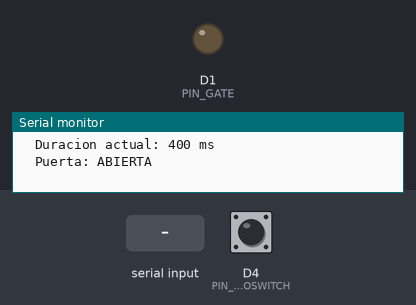
A sketch run on a simulated ESP8266 (NodeMCU). Shown: output pins drawn as LEDs (lit = HIGH), the last lines printed to the serial monitor. The inputs (shaded band) are chosen by the test bench; at power-on: D4 (PIN_MICROSWITCH) HIGH.

Above: at 1.2 s.
1.3 s: "r" received over Serial
At 1.5 s:
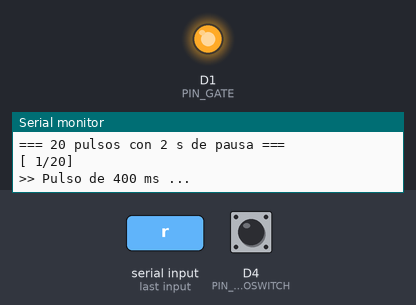
4.3 s: D4 (PIN_MICROSWITCH) pulled LOW for 1 s
Timing chart, 0 to 14.0 s (numbered marks = the images above; inputs shaded):
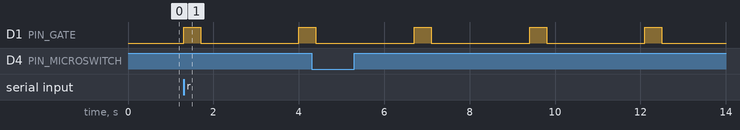

Measured:
- after the input at 1.3 s, D1 (PIN_GATE): LOW → HIGH at once, → LOW 0.40 s later, → HIGH 2.3 s later

The sketch:

prueba_actuador.ino
```cpp
/**
 * ============================================================
 *  PRUEBA DE ACTUADOR — un solenoide + un microswitch
 *  Prototipo UNRaf · Ingeniería en Computación 3
 * ============================================================
 *
 *  PARA QUÉ SIRVE
 *  Validar toda la etapa de potencia SIN el registro de desplazamiento
 *  y SIN LoRa: un MOSFET colgado de un pin del micro. Es lo que se puede
 *  hacer el primer día, y responde la pregunta más importante del
 *  proyecto físico:
 *
 *      ¿Cuántos milisegundos de pulso necesita la cerradura para soltar?
 *
 *  Ese número va después en MS_PULSO_SOLENOIDE de nodo.ino. Ponerlo "a
 *  ojo" es lo que hace que después una puerta abra y otra no.
 *
 *  CONEXIONADO (una sola puerta)
 *
 *     12 V ──┬────────────────┐
 *            │            [solenoide]
 *          [1N4007]           │        <- cátodo (la franja) ARRIBA
 *     (franja al +12 V)       │
 *            └────────────────┤
 *                             │
 *                          DRAIN
 *     PIN_GATE ───[gate]   IRLZ44N
 *                    │     SOURCE
 *                [10 kΩ]      │
 *                    │        │
 *     GND ───────────┴────────┴───── al GND del micro (MASA COMÚN)
 *
 *     Microswitch:  COM ── GND      NO ── PIN_MICROSWITCH
 *
 *     Se usa NO (normalmente abierto), no NC: con la puerta cerrada la
 *     palanca queda apretada, el contacto C-NO cierra a masa y el pin lee
 *     LOW = cerrada. Ademas es a prueba de fallas: un cable cortado deja el
 *     circuito abierto y el sistema reporta ABIERTA, que es el estado seguro.
 *     Ojo: en algunos modelos el terminal del medio NO es el COM. Verificar
 *     lo impreso en el cuerpo del switch.
 *
 *  ⚠ TRES COSAS QUE QUEMAN EL CIRCUITO
 *   1. Sin el diodo flyback, el pico inverso de la bobina mata al MOSFET.
 *   2. Sin masa común entre la fuente de 12 V y el micro, el gate no tiene
 *      referencia y pasan cosas raras.
 *   3. Nunca conectes el solenoide directo a un pin: un GPIO da ~20 mA y
 *      el solenoide pide 600. Siempre a través del MOSFET.
 *
 *  CÓMO USARLO
 *  Monitor serie a 115200. Comandos (escribir y Enter):
 *      p        pulso con la duración actual
 *      + / -    subir o bajar la duración en 50 ms
 *      b        barrido: prueba de 100 a 800 ms para encontrar el mínimo
 *      s        estado del microswitch
 *      r        repetir 20 pulsos seguidos (prueba de calentamiento)
 * ============================================================
 */

// ---------- Pines (cualquier GPIO libre sirve) ----------
#define PIN_GATE        D1   // al gate del IRLZ44N
#define PIN_MICROSWITCH D4   // al final de carrera

// ---------- Parámetros ----------
uint16_t msPulso = 400;              // duración inicial del pulso
const uint16_t MS_MINIMO = 50;
const uint16_t MS_MAXIMO = 1500;     // más que esto calienta la bobina al pedo
const uint16_t MS_ANTIRREBOTE = 50;

bool puertaAbierta = false;
uint32_t ultimoCambio = 0;

void setup() {
  Serial.begin(115200);
  while (!Serial && millis() < 5000) delay(10);

  // El gate en bajo ANTES de configurarlo como salida: evita un pulso
  // espurio en el arranque que dispare la cerradura sola.
  digitalWrite(PIN_GATE, LOW);
  pinMode(PIN_GATE, OUTPUT);
  digitalWrite(PIN_GATE, LOW);

  pinMode(PIN_MICROSWITCH, INPUT_PULLUP);
  puertaAbierta = (digitalRead(PIN_MICROSWITCH) == HIGH);

  Serial.println(F("\n=================================================="));
  Serial.println(F("  Prueba de actuador - solenoide 12V / 600 mA"));
  Serial.println(F("=================================================="));
  Serial.println(F("  p      pulso"));
  Serial.println(F("  + / -  ajustar duracion (50 ms)"));
  Serial.println(F("  b      barrido 100..800 ms (buscar el minimo)"));
  Serial.println(F("  s      estado del microswitch"));
  Serial.println(F("  r      20 pulsos seguidos (calentamiento)"));
  Serial.println(F("=================================================="));
  Serial.printf("  Duracion actual: %u ms\n", msPulso);
  Serial.printf("  Puerta: %s\n\n", puertaAbierta ? "ABIERTA" : "cerrada");
}

void loop() {
  vigilarMicroswitch();

  if (!Serial.available()) return;
  char orden = Serial.read();
  while (Serial.available()) Serial.read();   // descarta el resto de la línea

  switch (orden) {
    case 'p': pulso(msPulso); break;
    case '+':
      msPulso = min<uint16_t>(msPulso + 50, MS_MAXIMO);
      Serial.printf("Duracion: %u ms\n", msPulso);
      break;
    case '-':
      msPulso = max<uint16_t>(msPulso - 50, MS_MINIMO);
      Serial.printf("Duracion: %u ms\n", msPulso);
      break;
    case 'b': barrido(); break;
    case 's':
      Serial.printf("Microswitch: %s (lectura %s)\n",
                    puertaAbierta ? "puerta ABIERTA" : "puerta cerrada",
                    digitalRead(PIN_MICROSWITCH) ? "HIGH" : "LOW");
      break;
    case 'r': repetir(); break;
    default: break;
  }
}

/** Un pulso: energiza, espera, corta. El registro SIEMPRE vuelve a cero. */
void pulso(uint16_t ms) {
  Serial.printf("\n>> Pulso de %u ms ... ", ms);
  uint32_t t0 = millis();
  digitalWrite(PIN_GATE, HIGH);
  delay(ms);
  digitalWrite(PIN_GATE, LOW);   // imprescindible: energizado se calienta y se quema

  // Damos un momento para ver si el final de carrera acusa el movimiento.
  delay(300);
  bool abrio = (digitalRead(PIN_MICROSWITCH) == HIGH);
  Serial.printf("listo (%lu ms totales) -> microswitch dice %s\n",
                millis() - t0, abrio ? "ABIERTA" : "cerrada");
}

/**
 * Barrido: busca la duración mínima que suelta el pestillo.
 * Empezá con la puerta cerrada y mirá a partir de qué valor abre.
 */
void barrido() {
  Serial.println(F("\n=== BARRIDO: de 100 a 800 ms ==="));
  Serial.println(F("Cerra la puerta antes de cada intento. Enter para seguir."));
  for (uint16_t ms = 100; ms <= 800; ms += 100) {
    Serial.printf("\n-- Probando %u ms. Enter cuando la puerta este cerrada...\n", ms);
    while (!Serial.available()) delay(50);
    while (Serial.available()) Serial.read();
    pulso(ms);
  }
  Serial.println(F("\n=== Fin del barrido ==="));
  Serial.println(F("Tomá el valor mínimo que abrió SIEMPRE y sumale un 50%"));
  Serial.println(F("de margen. Ese número va en MS_PULSO_SOLENOIDE de nodo.ino."));
}

/**
 * 20 pulsos seguidos. Sirve para dos cosas: confirmar que el pestillo
 * responde siempre igual, y tocar el MOSFET y el solenoide después para
 * ver cuánto calientan en uso intensivo.
 */
void repetir() {
  Serial.println(F("\n=== 20 pulsos con 2 s de pausa ==="));
  for (uint8_t i = 1; i <= 20; i++) {
    Serial.printf("[%2u/20] ", i);
    pulso(msPulso);
    delay(2000);
  }
  Serial.println(F("Fin. Tocá el MOSFET y la bobina: tibios esta bien, quemando no."));
}

/** Reporta cambios del final de carrera, con antirrebote. */
void vigilarMicroswitch() {
  bool lectura = (digitalRead(PIN_MICROSWITCH) == HIGH);
  if (lectura == puertaAbierta) { ultimoCambio = millis(); return; }
  if (millis() - ultimoCambio < MS_ANTIRREBOTE) return;

  puertaAbierta = lectura;
  ultimoCambio = millis();
  Serial.printf("   [microswitch] puerta %s\n", puertaAbierta ? "ABIERTA" : "cerrada");
}
```
